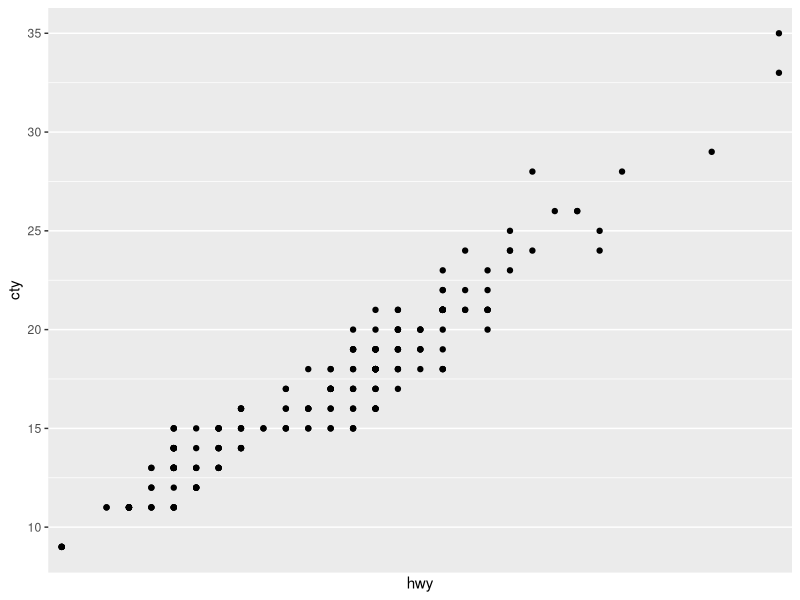
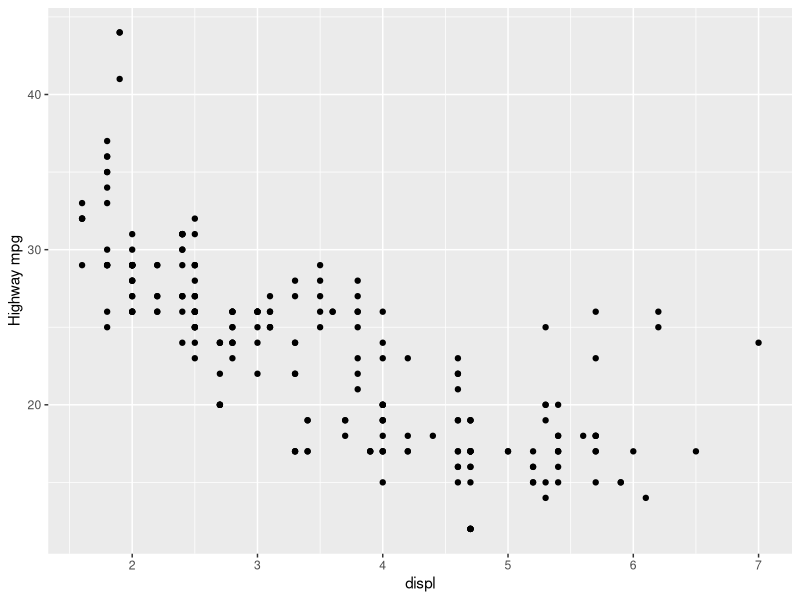
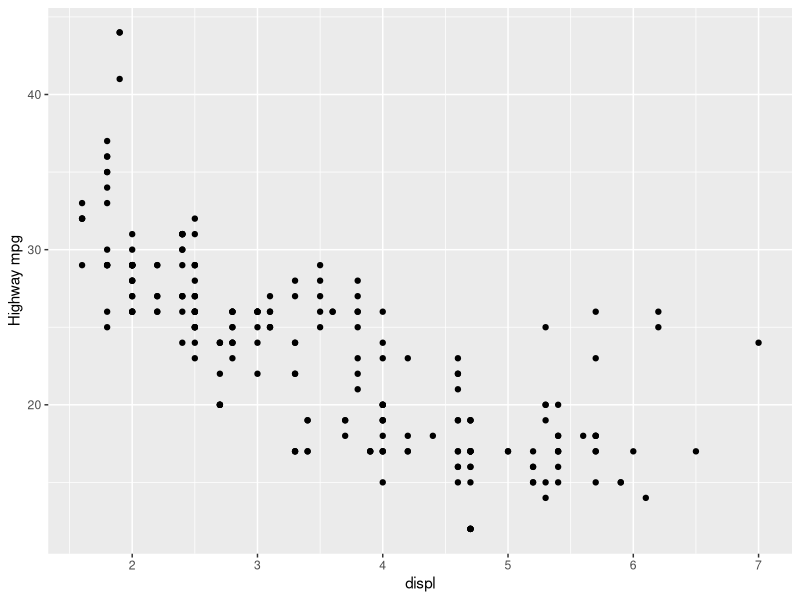
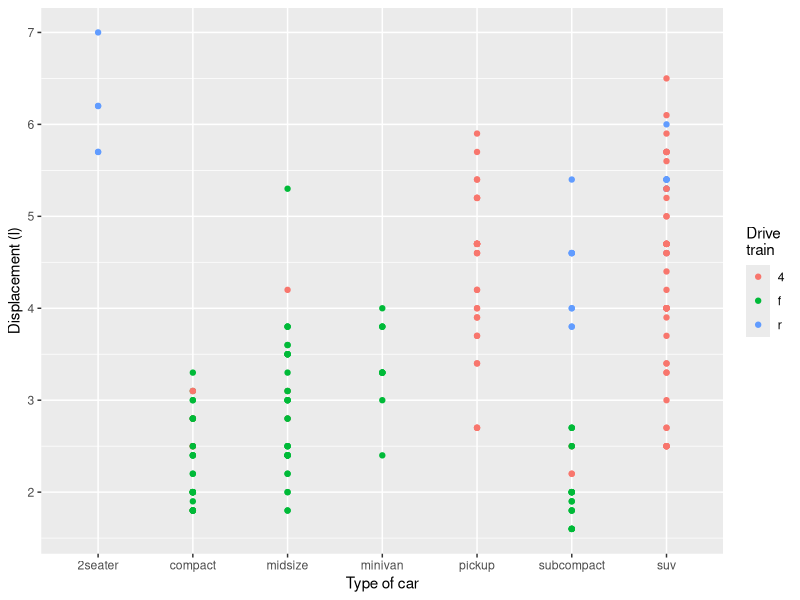
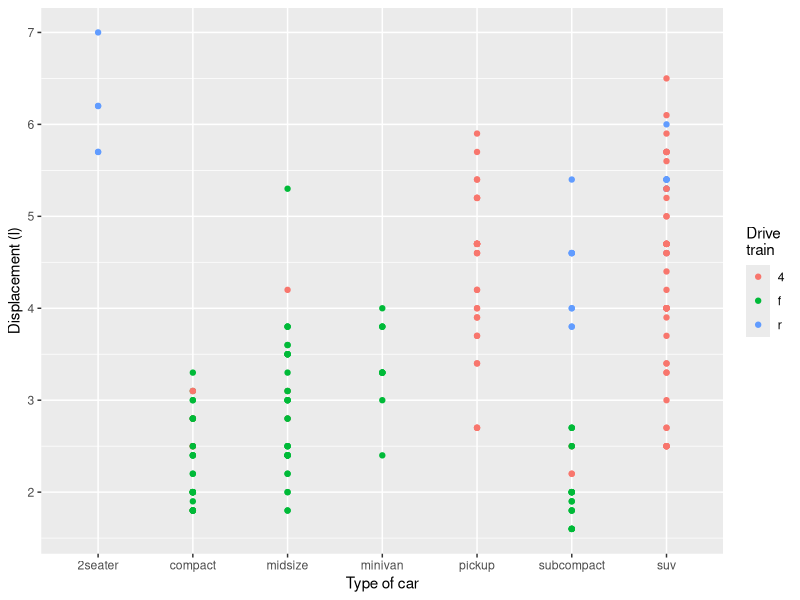
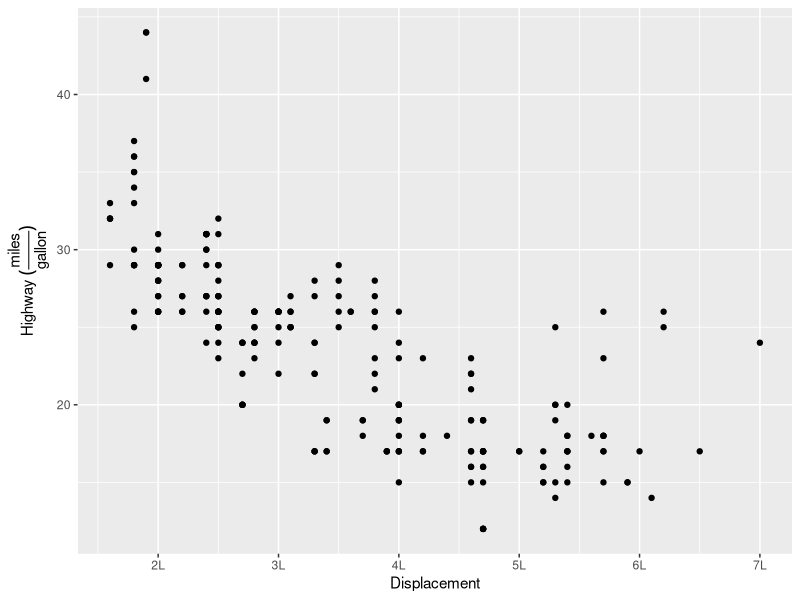
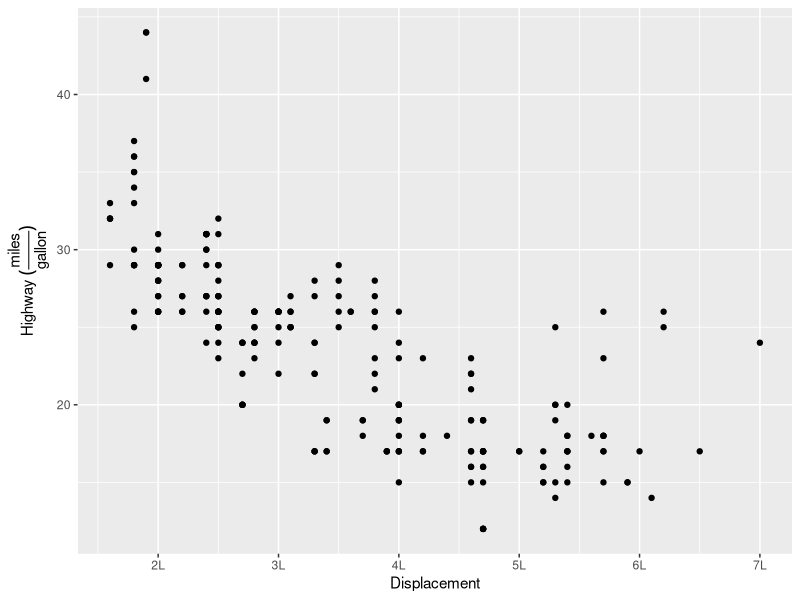
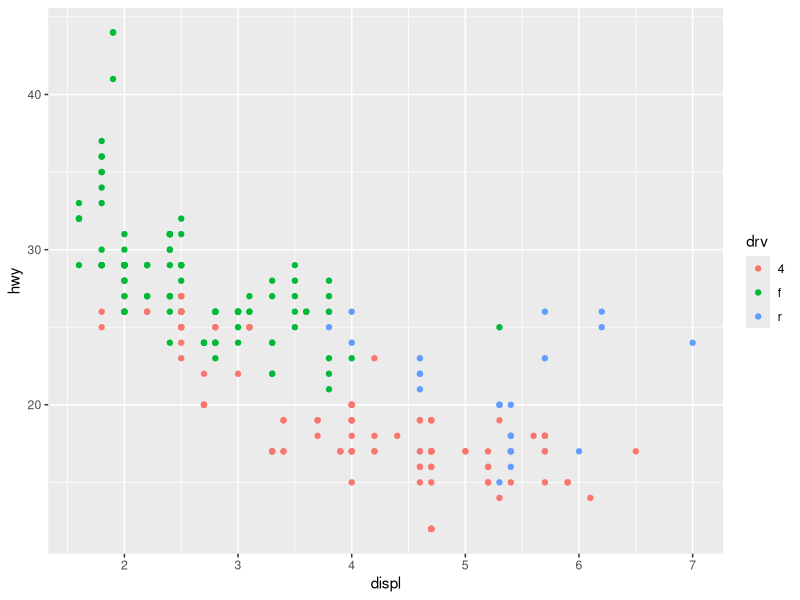

Reproduce these figures in R, in order.
## ---- chunk 1
knitr::opts_chunk$set(echo = TRUE)
library(ggplot2)
library(magrittr)
library(dplyr)
## ---- chunk 2
ggplot(mpg,aes(hwy,cty)) + geom_point() + scale_x_discrete()
## ---- chunk 3
#original:
ggplot(mpg,aes(displ)) + scale_y_continuous("Highway mpg") + scale_x_continuous() + geom_point(aes(y=hwy))

#simplified version:
ggplot(mpg,aes(displ,hwy)) + scale_y_continuous("Highway mpg") + geom_point()
## ---- chunk 4
#original:
ggplot(mpg, aes(y=displ,x=class)) + scale_y_continuous("Displacement (l)") + scale_x_discrete("Care type") + scale_x_discrete("Type of car") + scale_color_discrete() + geom_point(aes(color=drv)) + scale_color_discrete("Drive\ntrain")

#simplified version:
ggplot(mpg, aes(y=displ,x=class, color=drv)) + scale_y_continuous("Displacement (l)") + scale_x_discrete("Type of car") + geom_point() + scale_color_discrete("Drive\ntrain")
## ---- chunk 5
ggplot(mpg,aes(displ,hwy)) + geom_point() + labs(x="Displacement",y= Highway~(frac(miles,gallon))) + scale_x_continuous(breaks = 2:7,labels=c("2L","3L","4L","5L","6L","7L"))
## ---- chunk 6
ggplot(mpg,aes(displ,hwy)) + geom_point() + labs(x="Displacement",y= Highway~(frac(miles,gallon))) + scale_x_continuous(breaks = 2:7,labels=c("2L","3L","4L","5L","6L","7L"))
## ---- chunk 7
ggplot(mpg,aes(displ,hwy,color=drv)) + geom_point()
## ---- chunk 8
ggplot(mpg,aes(displ,hwy)) + geom_point(aes(color=drv,shape=drv)) + scale_color_discrete("Drive train")
## ---- chunk 9
ggplot(mpg,aes(displ,hwy)) + geom_point(aes(color=drv,shape=drv)) 
## ---- chunk 10
ggplot(mpg,aes(displ,hwy,color=class)) + geom_point() + geom_smooth(method="lm",se=FALSE) + theme(legend.position = "bottom",legend.title = NULL) 
## ---- chunk 11
fwd <- subset(mpg, drv=="f")
rwd <- subset(mpg, drv=="r")

x.min <- mpg %>% select(displ) %>% min()
x.max <- mpg %>% select(displ) %>% max()
y.min <- mpg %>% select(hwy) %>% min()
y.max <- mpg %>% select(hwy) %>% max()

ggplot(fwd, aes(displ,hwy,color=class)) + geom_point() + xlim(x.min,x.max) + ylim(y.min,y.max)
ggplot(rwd, aes(displ,hwy,color=class)) + geom_point()+ xlim(x.min,x.max) + ylim(y.min,y.max) 
## ---- chunk 12
ggplot(mpg, aes(displ,hwy)) + geom_point() + xlim(0,8) + xlim(-1,9)
## ---- chunk 13
p <- ggplot(mpg, aes(displ,hwy)) + geom_point()
p
p + scale_x_continuous(limits = c(NA,NA))
